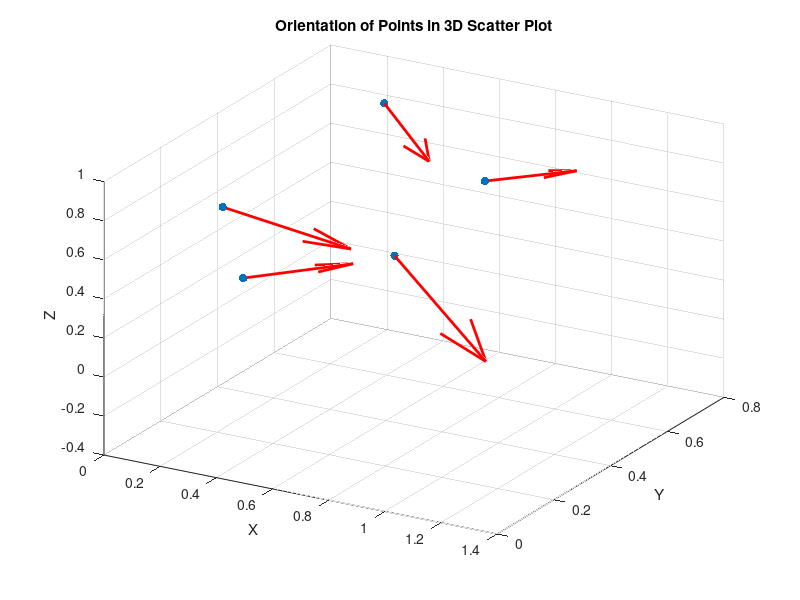

Recreate this plot in MATLAB.
% Example data (replace with your actual data)
num_points = 5;  % Number of points
x = rand(1, num_points);  % Random x-coordinates
y = rand(1, num_points);  % Random y-coordinates
z = rand(1, num_points);  % Random z-coordinates
qw = rand(1, num_points); % Random quaternion components
qx = rand(1, num_points);
qy = rand(1, num_points);
qz = rand(1, num_points);
% Scatter plot
scatter3(x, y, z, 'filled');
hold on;

% Compute the direction vector from the quaternion
directions = [2 * (qx .* qz + qw .* qy);
              2 * (qy .* qz - qw .* qx);
              1 - 2 * (qx.^2 + qy.^2)];

% Scale the direction vector (adjust the scaling factor as needed)
scale_factor = 0.1;
directions_scaled = scale_factor * directions;



% Add an arrow from the point (x, y, z) in the direction of the quaternion
quiver3(x, y, z, directions_scaled(1, :), directions_scaled(2, :), directions_scaled(3, :), 'r', 'LineWidth', 2);

% Set axis labels and title
xlabel('X');
ylabel('Y');
zlabel('Z');
title('Orientation of Points in 3D Scatter Plot');

% Adjust view for better visibility
view(30, 30);
grid on;
hold off;


